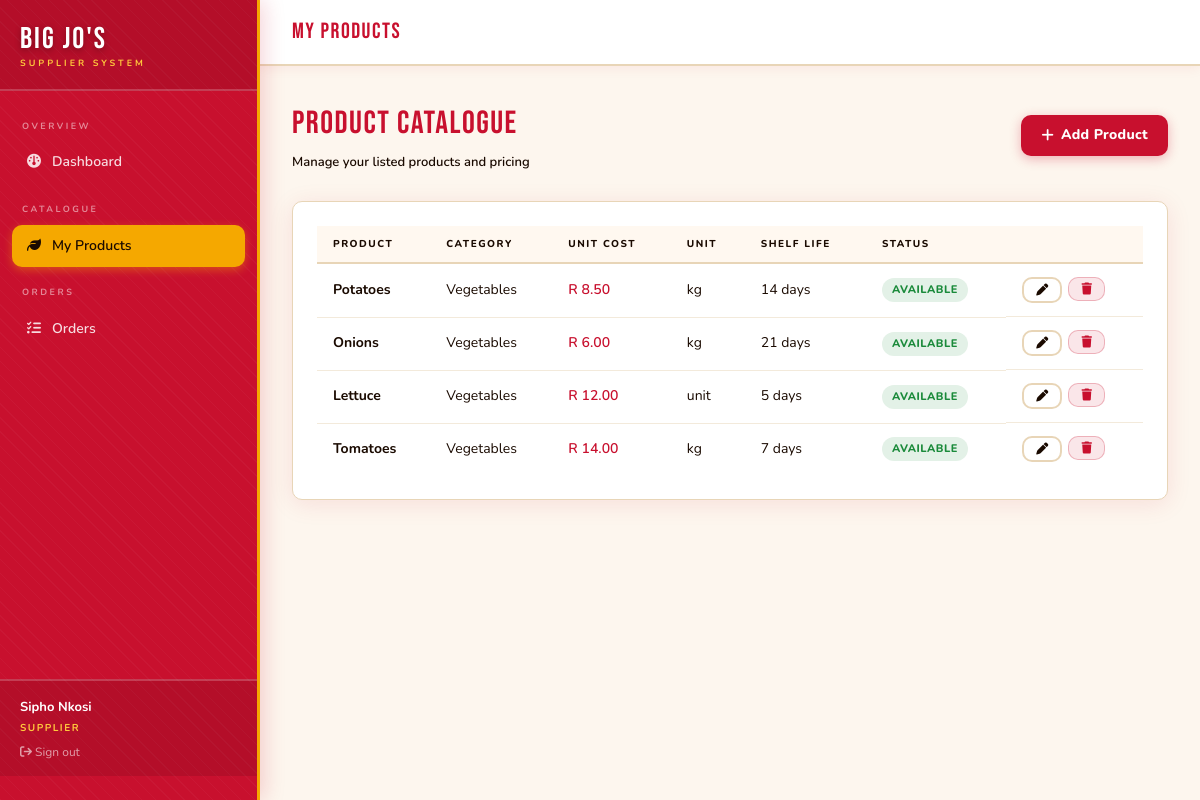
Page /supplier/products (signed in) on the committed database.
### app/models/__init__.py (models this page shows, shortened)
class User(UserMixin, db.Model):
    __tablename__ = 'user'
    id = db.Column(db.Integer, primary_key=True)
    name = db.Column(db.String(120), nullable=False)
    email = db.Column(db.String(120), unique=True, nullable=False)
    password_hash = db.Column(db.String(256), nullable=False)
    role = db.Column(db.String(20), nullable=False)  # manager / supplier / admin
    phone = db.Column(db.String(20))
    created_at = db.Column(db.DateTime, default=utc_now)
    supplier_profile = db.relationship('Supplier', backref='user', uselist=False)
    notifications = db.relationship('Notification', backref='user', lazy='dynamic')

class Product(db.Model):
    __tablename__ = 'product'
    id = db.Column(db.Integer, primary_key=True)
    supplier_id = db.Column(db.Integer, db.ForeignKey('supplier.id'), nullable=False)
    name = db.Column(db.String(120), nullable=False)
    category = db.Column(db.String(80))
    unit_cost = db.Column(db.Float, nullable=False)
    unit_of_measure = db.Column(db.String(20), default='kg')
    shelf_life_days = db.Column(db.Integer, default=7)
    available = db.Column(db.Boolean, default=True)
    inventory = db.relationship('Inventory', backref='product', uselist=False)
    order_lines = db.relationship('OrderLine', backref='product', lazy='dynamic')

### app/supplier/__init__.py (the view)
@bp.route('/products')
@supplier_required
def products():
    supplier = get_supplier()
    products = Product.query.filter_by(supplier_id=supplier.id).all()
    return render_template('supplier/products.html', products=products)

### app/__init__.py (called while the page is built)
@login_manager.user_loader
def load_user(user_id):
    from app.models import User
    return db.session.get(User, int(user_id))

### app/supplier/__init__.py (called while the page is built)
def supplier_required(f):
    @wraps(f)
    def decorated(*args, **kwargs):
        if not current_user.is_authenticated or current_user.role != 'supplier':
            flash('Access restricted to suppliers.', 'danger')
            return redirect(url_for('auth.login'))
        return f(*args, **kwargs)
    return login_required(decorated)

def get_supplier():
    return Supplier.query.filter_by(user_id=current_user.id).first_or_404()

### app/templates/supplier/products.html (shortened to what this page needs)
{% extends 'shared/dashboard_layout.html' %}
{% block page_title %}My Products{% endblock %}
{% block content %}
<div class="page-header">
  <div>
    <div class="page-title">Product Catalogue</div>
    <div class="page-subtitle">Manage your listed products and pricing</div>
  </div>
  <a href="{{ url_for('supplier.new_product') }}" class="btn btn-primary">
    <i class="fa-solid fa-plus"></i> Add Product
  </a>
</div>
<div class="card">
  <div class="table-wrap">
    <table>
      <thead>
        <tr><th>Product</th><th>Category</th><th>Unit Cost</th><th>Unit</th><th>Shelf Life</th><th>Status</th><th></th></tr>
      </thead>
      <tbody>
        {% for p in products %}
        <tr>
          <td><strong>{{ p.name }}</strong></td>
          <td>{{ p.category }}</td>
          <td style="color:var(--accent);font-weight:600;">R {{ "%.2f"|format(p.unit_cost) }}</td>
          <td>{{ p.unit_of_measure }}</td>
          <td>{{ p.shelf_life_days }} days</td>
          <td>
            {% if p.available %}
              <span class="pill pill-confirmed">Available</span>
            {% else %}
              <span class="pill pill-rejected">Unavailable</span>
            {% endif %}
          </td>
          <td style="display:flex;gap:6px;">
            <a href="{{ url_for('supplier.edit_product', product_id=p.id) }}" class="btn btn-outline btn-sm">
              <i class="fa-solid fa-pen"></i>
            </a>
            <form method="POST" action="{{ url_for('supplier.delete_product', product_id=p.id) }}">
              <button type="submit" class="btn btn-danger btn-sm" onclick="return confirm('Delete this product?')">
                <i class="fa-solid fa-trash"></i>
              </button>
            </form>
          </td>
        </tr>
        {% else %}
        <tr><td colspan="7" style="text-align:center;color:var(--muted);padding:40px;">No products listed yet.</td></tr>
        {% endfor %}
      </tbody>
    </table>
  </div>
</div>
{% endblock %}

### app/templates/shared/dashboard_layout.html (shortened to what this page needs)
{% extends 'base.html' %}
{% block body %}
<div class="flex min-h-screen bg-cream">
  <aside id="sidebar"
         class="fixed inset-y-0 left-0 z-50 flex w-[260px] -translate-x-full flex-col overflow-y-auto
                border-r-[3px] border-gold bg-brand pb-6
                shadow-[4px_0_20px_rgba(200,16,46,.18)] transition-transform duration-200 md:translate-x-0"
         style="background-image:repeating-linear-gradient(45deg,rgba(255,255,255,.03) 0px,rgba(255,255,255,.03) 1px,transparent 1px,transparent 10px)">
    <div class="border-b-2 border-white/20 bg-black/10 px-5 pb-[18px] pt-6">
      <div class="font-display text-[30px] leading-none tracking-[2px] text-white"
           style="text-shadow:0 2px 6px rgba(0,0,0,.3)">Big Jo's</div>
      <div class="mt-0.5 text-[9px] font-bold uppercase tracking-[3px] text-gold2">Supplier System</div>
    </div>
    <nav class="flex-1 space-y-0.5 px-3 py-4">
      {% if current_user.role in ('manager','admin') %}
      <div class="px-2.5 pb-1.5 pt-3 text-[9px] font-bold uppercase tracking-[2.5px] text-white/50">Overview</div>
      <a href="{{ url_for('manager.dashboard') }}"
         class="flex items-center gap-2.5 rounded-[10px] px-3.5 py-2.5 text-[14px] font-semibold transition-all duration-[180ms]
                {% if request.endpoint == 'manager.dashboard' %}bg-gold text-ink shadow-[0_3px_10px_rgba(245,168,0,.4)]
                {% else %}text-white/85 hover:bg-white/20 hover:text-white hover:translate-x-[3px]{% endif %}">
        <span class="w-4 text-center"><i class="fa-solid fa-gauge"></i></span> Dashboard
      </a>
      <div class="px-2.5 pb-1.5 pt-4 text-[9px] font-bold uppercase tracking-[2.5px] text-white/50">Procurement</div>
      <a href="{{ url_for('manager.suppliers') }}"
         class="flex items-center gap-2.5 rounded-[10px] px-3.5 py-2.5 text-[14px] font-semibold transition-all duration-[180ms]
                {% if 'suppliers' in request.endpoint %}bg-gold text-ink shadow-[0_3px_10px_rgba(245,168,0,.4)]
                {% else %}text-white/85 hover:bg-white/20 hover:text-white hover:translate-x-[3px]{% endif %}">
        <span class="w-4 text-center"><i class="fa-solid fa-truck"></i></span> Suppliers
      </a>
      <a href="{{ url_for('manager.orders') }}"
         class="flex items-center gap-2.5 rounded-[10px] px-3.5 py-2.5 text-[14px] font-semibold transition-all duration-[180ms]
                {% if 'orders' in request.endpoint %}bg-gold text-ink shadow-[0_3px_10px_rgba(245,168,0,.4)]
                {% else %}text-white/85 hover:bg-white/20 hover:text-white hover:translate-x-[3px]{% endif %}">
        <span class="w-4 text-center"><i class="fa-solid fa-file-invoice"></i></span> Purchase Orders
      </a>
      <a href="{{ url_for('manager.inventory') }}"
         class="flex items-center gap-2.5 rounded-[10px] px-3.5 py-2.5 text-[14px] font-semibold transition-all duration-[180ms]
                {% if 'inventory' in request.endpoint %}bg-gold text-ink shadow-[0_3px_10px_rgba(245,168,0,.4)]
                {% else %}text-white/85 hover:bg-white/20 hover:text-white hover:translate-x-[3px]{% endif %}">
        <span class="w-4 text-center"><i class="fa-solid fa-boxes-stacked"></i></span> Inventory
      </a>
      <div class="px-2.5 pb-1.5 pt-4 text-[9px] font-bold uppercase tracking-[2.5px] text-white/50">Finance</div>
      <a href="{{ url_for('manager.reports') }}"
         class="flex items-center gap-2.5 rounded-[10px] px-3.5 py-2.5 text-[14px] font-semibold transition-all duration-[180ms]
                {% if 'reports' in request.endpoint %}bg-gold text-ink shadow-[0_3px_10px_rgba(245,168,0,.4)]
                {% else %}text-white/85 hover:bg-white/20 hover:text-white hover:translate-x-[3px]{% endif %}">
        <span class="w-4 text-center"><i class="fa-solid fa-chart-line"></i></span> Reports
      </a>
      <a href="{{ url_for('manager.notifications') }}"
         class="flex items-center gap-2.5 rounded-[10px] px-3.5 py-2.5 text-[14px] font-semibold transition-all duration-[180ms]
                {% if 'notifications' in request.endpoint %}bg-gold text-ink shadow-[0_3px_10px_rgba(245,168,0,.4)]
                {% else %}text-white/85 hover:bg-white/20 hover:text-white hover:translate-x-[3px]{% endif %}">
        <span class="w-4 text-center"><i class="fa-solid fa-bell"></i></span> Notifications
      </a>
      {% elif current_user.role == 'supplier' %}
      <div class="px-2.5 pb-1.5 pt-3 text-[9px] font-bold uppercase tracking-[2.5px] text-white/50">Overview</div>
      <a href="{{ url_for('supplier.dashboard') }}"
         class="flex items-center gap-2.5 rounded-[10px] px-3.5 py-2.5 text-[14px] font-semibold transition-all duration-[180ms]
                {% if request.endpoint == 'supplier.dashboard' %}bg-gold text-ink shadow-[0_3px_10px_rgba(245,168,0,.4)]
                {% else %}text-white/85 hover:bg-white/20 hover:text-white hover:translate-x-[3px]{% endif %}">
        <span class="w-4 text-center"><i class="fa-solid fa-gauge"></i></span> Dashboard
      </a>
      <div class="px-2.5 pb-1.5 pt-4 text-[9px] font-bold uppercase tracking-[2.5px] text-white/50">Catalogue</div>
      <a href="{{ url_for('supplier.products') }}"
         class="flex items-center gap-2.5 rounded-[10px] px-3.5 py-2.5 text-[14px] font-semibold transition-all duration-[180ms]
                {% if 'products' in request.endpoint %}bg-gold text-ink shadow-[0_3px_10px_rgba(245,168,0,.4)]
                {% else %}text-white/85 hover:bg-white/20 hover:text-white hover:translate-x-[3px]{% endif %}">
        <span class="w-4 text-center"><i class="fa-solid fa-leaf"></i></span> My Products
      </a>
      <div class="px-2.5 pb-1.5 pt-4 text-[9px] font-bold uppercase tracking-[2.5px] text-white/50">Orders</div>
      <a href="{{ url_for('supplier.orders') }}"
         class="flex items-center gap-2.5 rounded-[10px] px-3.5 py-2.5 text-[14px] font-semibold transition-all duration-[180ms]
                {% if 'orders' in request.endpoint %}bg-gold text-ink shadow-[0_3px_10px_rgba(245,168,0,.4)]
                {% else %}text-white/85 hover:bg-white/20 hover:text-white hover:translate-x-[3px]{% endif %}">
        <span class="w-4 text-center"><i class="fa-solid fa-list-check"></i></span> Orders
      </a>
      {% endif %}
    </nav>
    <div class="border-t-2 border-white/20 bg-black/10 px-5 py-4 text-[13px]">
      <div class="font-bold text-white">{{ current_user.name }}</div>
      <div class="mt-0.5 text-[10px] font-bold uppercase tracking-[1.5px] text-gold2">{{ current_user.role }}</div>
      <a href="{{ url_for('auth.logout') }}" class="mt-2 block text-xs text-white/60 transition hover:text-white">
        <i class="fa-solid fa-arrow-right-from-bracket"></i> Sign out
      </a>
    </div>
  </aside>
  <div class="flex min-h-screen w-full flex-col md:ml-[260px]">
    <header class="sticky top-0 z-40 flex items-center justify-between border-b-2 border-warm
                   bg-white px-4 py-3.5 shadow-[0_2px_12px_rgba(200,16,46,.07)] md:px-8">
      <div class="flex items-center gap-3">
        <span class="font-display text-[22px] tracking-[1.5px] text-brand">
          {% block page_title %}{% endblock %}
        </span>
      </div>
        {% set unread = current_user.notifications.filter_by(is_read=False).count() %}
    </header>
    <main class="flex-1 p-8">
      {% block content %}{% endblock %}
    </main>
  </div>
</div>
{% endblock %}

### app/static/css/main.css (style rules this page uses)
:root { --bg: #fdf6ee; --surface: #ffffff; --surface2:#fff8f0; --border: #e8d5b7; --accent: #c8102e; --accent2: #e8192e; --gold: #f5a800; --gold2: #ffc93c; --green: #1a8a3a; --red: #c8102e; --blue: #1565c0; --text: #1a0a00; --muted: #1a0a00; }
.btn { display: inline-flex; align-items: center; gap: 7px; padding: 9px 20px; border-radius: 10px; font-family: 'Nunito', sans-serif; font-size: 14px; font-weight: 800; cursor: pointer; border: none; transition: all .18s; text-decoration: none; letter-spacing: .3px; }
.btn-primary { background: #c8102e; color: #fff; box-shadow: 0 3px 12px rgba(200,16,46,.3); }
.btn-outline { background: transparent; border: 2px solid #e8d5b7; color: #1a0a00; }
.btn-sm { padding: 5px 12px; font-size: 12px; }
.btn-danger { background: rgba(200,16,46,.1); color: #c8102e; border: 1.5px solid rgba(200,16,46,.25); }
.card { background: #fff; border: 1.5px solid #e8d5b7; border-radius: 10px; padding: 24px; box-shadow: 0 4px 24px rgba(200,16,46,.10); }
.page-header { display: flex; align-items: center; justify-content: space-between; margin-bottom: 28px; }
.page-title { font-family: 'Bebas Neue', cursive; font-size: 32px; color: #c8102e; letter-spacing: 1.5px; }
.page-subtitle { font-size: 13px; color: #1a0a00; margin-top: 2px; font-weight: 600; }
.table-wrap { overflow-x: auto; }
table { width: 100%; border-collapse: collapse; font-size: 14px; }
thead tr { border-bottom: 2px solid #e8d5b7; background: #fff8f0; }
th { padding: 10px 16px; text-align: left; font-size: 10px; text-transform: uppercase; letter-spacing: 1.5px; color: #1a0a00; font-weight: 800; }
td { padding: 13px 16px; border-bottom: 1px solid rgba(232,213,183,.5); color: #1a0a00; }
tbody tr:last-child td { border-bottom: none; }
.pill { display: inline-flex; align-items: center; gap: 5px; padding: 3px 10px; border-radius: 20px; font-size: 11px; font-weight: 800; text-transform: uppercase; letter-spacing: .5px; }
.pill-confirmed { background: rgba(26,138,58,.12); color: #1a8a3a; }

### rows in the picture
User: name "Sipho Nkosi", role "SUPPLIER"
Product: name "Potatoes", category "Vegetables", unit_cost "8.50", unit_of_measure "kg", shelf_life_days "14", available "AVAILABLE"
Product: name "Onions", category "Vegetables", unit_cost "6.00", unit_of_measure "kg", shelf_life_days "21", available "AVAILABLE"
Product: name "Lettuce", category "Vegetables", unit_cost "12.00", unit_of_measure "unit", shelf_life_days "5", available "AVAILABLE"
Product: name "Tomatoes", category "Vegetables", unit_cost "14.00", unit_of_measure "kg", shelf_life_days "7", available "AVAILABLE"
